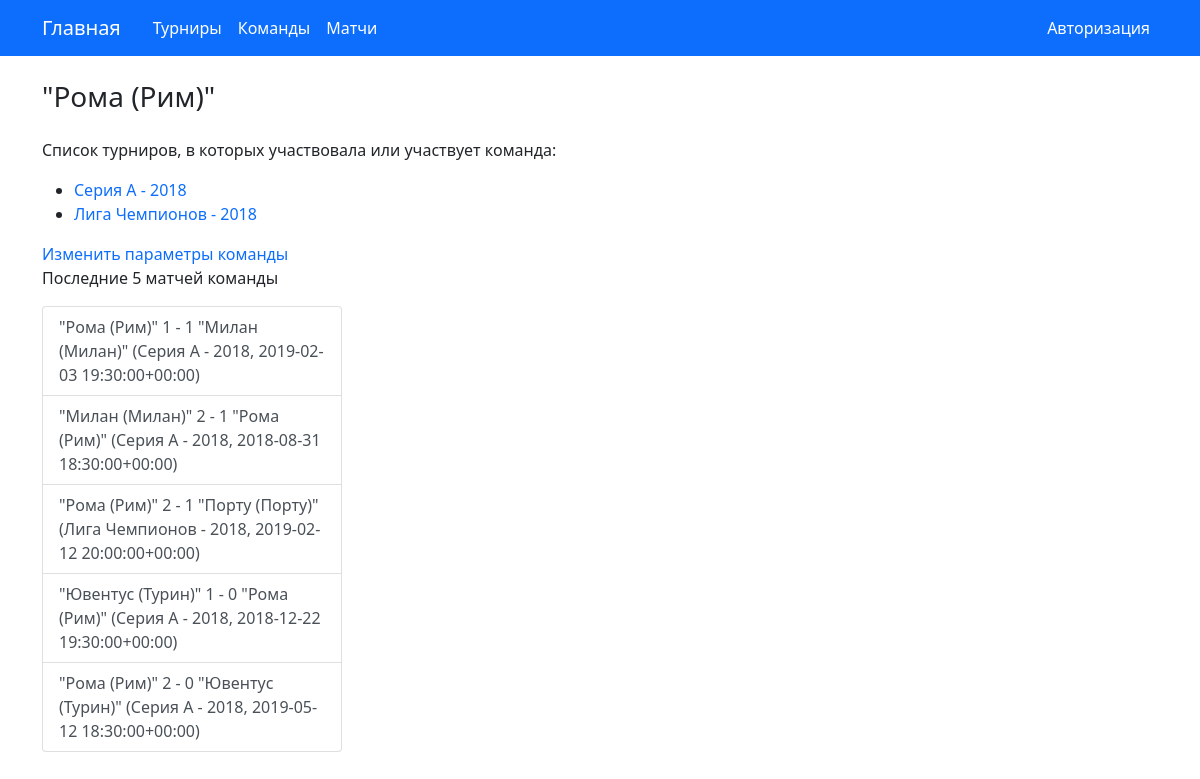
Page /teams/6/ on the committed database.
### sportstats/models.py (models this page shows)
class Team(models.Model):
    class Meta:
        verbose_name = "клуб"
        verbose_name_plural = "клубы"
    team_name = models.CharField(max_length=30, verbose_name="Название клуба")
    country = models.CharField(max_length=25, verbose_name="Страна")
    city = models.CharField(max_length=25, verbose_name="Город")
    def __str__(self):
        return "\"{0} ({1})\"".format(self.team_name, self.city)

class Tournament(models.Model):
    class Meta:
        verbose_name = "турнир"
        verbose_name_plural = "турниры"
    tournament_name = models.CharField(max_length=40, verbose_name="Название турнира")
    year_held = models.IntegerField(verbose_name="Год проведения")
    teams_participant = models.ManyToManyField(Team, verbose_name="Участники")
    country_name = models.CharField(max_length=25, verbose_name="Место проведения", default="")
    is_regular = models.BooleanField(default=True, verbose_name="Регулярный сезон")
    def __str__(self):
        return "{0} - {1}".format(self.tournament_name, self.year_held)

class Match(models.Model):
    class Meta:
        verbose_name = "матч"
        verbose_name_plural = "матчи"
    tournament = models.ForeignKey(Tournament, on_delete=models.CASCADE, verbose_name="Турнир")
    date_held = models.DateTimeField(verbose_name="Дата и время проведения")
    first_team = models.ForeignKey(Team, on_delete=models.CASCADE, related_name="team1", verbose_name="Хозяева")
    first_team_scores = models.IntegerField("Голы (хозяева)")
    second_team = models.ForeignKey(Team, on_delete=models.CASCADE, related_name="team2", verbose_name="Гости")
    second_team_scores = models.IntegerField("Голы (гости)")
    def __str__(self):
        return "{0} {1} - {2} {3} ({4}, {5})".format(self.first_team, self.first_team_scores,
                                           self.second_team_scores, self.second_team,
                                            self.tournament, self.date_held)

### sportstats/views.py (the view)
# urls.py: path("teams/<int:team_id>/", views.team_detail, name="team_detail"),
def team_detail(request, team_id):
    team = get_object_or_404(Team, pk=team_id)
    tournaments = Tournament.objects.all().prefetch_related('teams_participant').\
        filter(teams_participant__team_name__icontains=team.team_name)
    latest_matches = Match.objects.all().select_related("first_team").\
                         filter(first_team__team_name__icontains=team.team_name) | \
                     Match.objects.filter(second_team__team_name__icontains=team.team_name)
    return render(request, "sportstats/teams/team_detail.html", {"team" : team,
                                                                 "tournaments" : tournaments,
                                                                 "latest_matches" : latest_matches[:5],
                                                                  })

### sportstats/templates/sportstats/teams/team_detail.html (shortened to what this page needs)
{%  extends "sportstats/index.html" %}
{% block page_header %} {{ team }} {% endblock %}
{% block content %}
    <p>Список турниров, в которых участвовала или участвует команда:</p>
    <ul>
        {% for tournament in tournaments %}
            <li><a href="{% url "tournament_detail" tournament.id %}">{{ tournament }}</a></li>
        {% endfor %}
    </ul>
    <a href="{% url "team_edit" team.id %}">Изменить параметры команды</a>
    <br>
    <p>Последние 5 матчей команды</p>
    <div class="list-group h-25">
        {% for match in latest_matches %}
            <a href="{% url "match_detail" match.id %}" class="list-group-item list-group-item-action h-25">{{ match }}</a>
        {% endfor %}
    </div>
{% endblock %}

### static/css/style.css (style rules this page uses)
.list-group-item { max-width: 300px; }
a { padding-right: 8px; text-decoration: none; }

### rows in the picture
Team: team_name+city "\"Рома (Рим)\""
Tournament: tournament_name+year_held "Серия А - 2018"
Tournament: tournament_name+year_held "Лига Чемпионов - 2018"
Match: first_team+first_team_scores+second_team_scores "\"Рома (Рим)\" 1 - 1 \"Милан (Милан)\" (Серия А - 2018, 2019-02-03 19:30:00+00:00)"
Match: first_team+first_team_scores+second_team_scores "\"Милан (Милан)\" 2 - 1 \"Рома (Рим)\" (Серия А - 2018, 2018-08-31 18:30:00+00:00)"
Match: first_team+first_team_scores+second_team_scores "\"Рома (Рим)\" 2 - 1 \"Порту (Порту)\" (Лига Чемпионов - 2018, 2019-02-12 20:00:00+00:00)"
Match: first_team+first_team_scores+second_team_scores "\"Ювентус (Турин)\" 1 - 0 \"Рома (Рим)\" (Серия А - 2018, 2018-12-22 19:30:00+00:00)"
Match: first_team+first_team_scores+second_team_scores "\"Рома (Рим)\" 2 - 0 \"Ювентус (Турин)\" (Серия А - 2018, 2019-05-12 18:30:00+00:00)"
